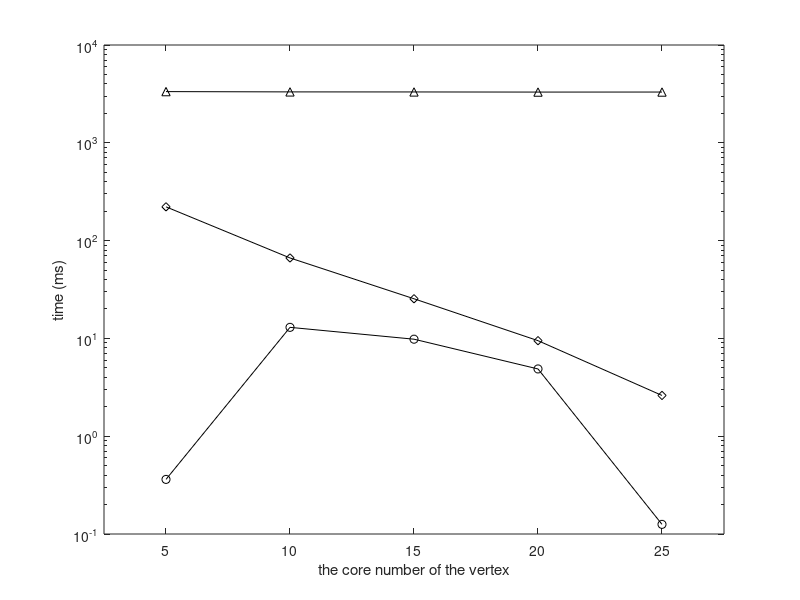

The MATLAB source for this figure: (Note: this script raises an error after producing the figure.)
set(gcf,'color',[1, 1, 1]);
set(gcf,'unit','centimeters','position',[10 5 9 7]);

x=[1, 2, 3, 4, 5];
y1 = [3337.83426112	3315.2687069800003	3311.10081287	3301.2477142299996	3303.87523058];
y2 = [0.36165856	12.97244769	9.81531188	4.87220158	0.12547063];
y3 = [221.46351326	66.4599927	25.428799530000004	9.4807295	2.61061321];

p1= semilogy(x, y1, '-k^');
hold on;
p2 = semilogy(x, y2, '-ko');
hold on;
p3 = semilogy(x, y3, '-kd');

xlabel('the core number of the vertex');
ylabel('time (ms)');

axis([0.5 5.5 0.1 10000]);

set(gca, 'xtick', 1:5, 'XTickLabel', {'5','10','15','20','25'});
leg=legend('rebuild','insert','delete', 2);
set(leg,'edgecolor','white');

set(gca, 'FontSize', 12);
set(get(gca, 'XLabel'), 'FontSize',12);
set(get(gca, 'YLabel'), 'FontSize',12);
set(findall(gcf,'type','line'),'linewidth',1.5);
set(gca, 'LineWidth', 1.5);
